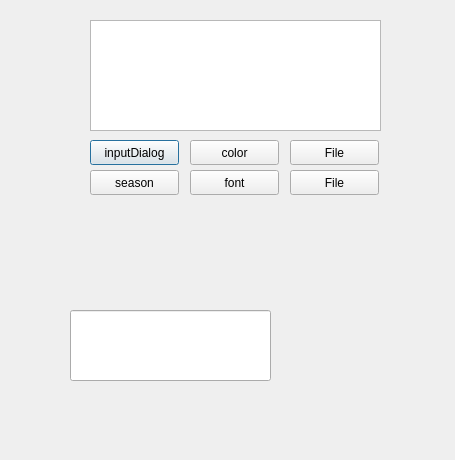
<?xml version="1.0" encoding="UTF-8"?>
<ui version="4.0">
 <class>Dialog</class>
 <widget class="QDialog" name="Dialog">
  <property name="geometry">
   <rect>
    <x>0</x>
    <y>0</y>
    <width>455</width>
    <height>460</height>
   </rect>
  </property>
  <property name="windowTitle">
   <string>Dialog</string>
  </property>
  <widget class="QPushButton" name="pushButton">
   <property name="geometry">
    <rect>
     <x>90</x>
     <y>140</y>
     <width>89</width>
     <height>25</height>
    </rect>
   </property>
   <property name="text">
    <string>inputDialog</string>
   </property>
  </widget>
  <widget class="QTextEdit" name="textEdit">
   <property name="geometry">
    <rect>
     <x>90</x>
     <y>20</y>
     <width>291</width>
     <height>111</height>
    </rect>
   </property>
   <property name="readOnly">
    <bool>true</bool>
   </property>
  </widget>
  <widget class="QPushButton" name="pushButton_2">
   <property name="geometry">
    <rect>
     <x>90</x>
     <y>170</y>
     <width>89</width>
     <height>25</height>
    </rect>
   </property>
   <property name="text">
    <string>season</string>
   </property>
  </widget>
  <widget class="QPushButton" name="pushButton_3">
   <property name="geometry">
    <rect>
     <x>190</x>
     <y>140</y>
     <width>89</width>
     <height>25</height>
    </rect>
   </property>
   <property name="text">
    <string>color</string>
   </property>
  </widget>
  <widget class="QPushButton" name="pushButton_4">
   <property name="geometry">
    <rect>
     <x>190</x>
     <y>170</y>
     <width>89</width>
     <height>25</height>
    </rect>
   </property>
   <property name="text">
    <string>font</string>
   </property>
  </widget>
  <widget class="QPushButton" name="pushButton_5">
   <property name="geometry">
    <rect>
     <x>290</x>
     <y>140</y>
     <width>89</width>
     <height>25</height>
    </rect>
   </property>
   <property name="text">
    <string>File</string>
   </property>
  </widget>
  <widget class="QLineEdit" name="lineEdit">
   <property name="geometry">
    <rect>
     <x>70</x>
     <y>310</y>
     <width>201</width>
     <height>71</height>
    </rect>
   </property>
  </widget>
  <widget class="QPushButton" name="pushButton_6">
   <property name="geometry">
    <rect>
     <x>290</x>
     <y>170</y>
     <width>89</width>
     <height>25</height>
    </rect>
   </property>
   <property name="text">
    <string>File</string>
   </property>
  </widget>
 </widget>
 <resources/>
 <connections/>
</ui>
